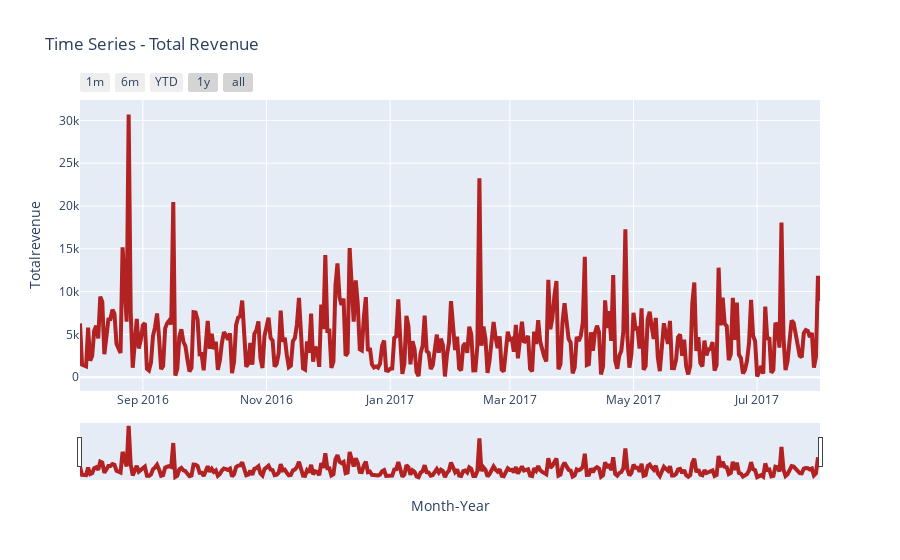

Notebook code for this chart:
### Code cell
plot_full_scatter(df,'totalrevenue', 'Time Series - Total Revenue')

### Figure 1 — Plotly figure (JSON) as saved in the notebook; plotly's stock layout.template omitted (floating-point values rounded to 4 significant figures; data arrays with more than 128 entries replaced by an {"elided": "..."} marker saying what was removed)
{"data": [{"line": {"color": "firebrick", "width": 4}, "name": "High 2014", "type": "scatter", "x": {"elided": "365 str values"}, "y": {"elided": "365 int values"}}], "layout": {"title": {"text": "Time Series - Total Revenue"}, "xaxis": {"rangeselector": {"buttons": [{"count": 1, "label": "1m", "step": "month", "stepmode": "backward"}, {"count": 6, "label": "6m", "step": "month", "stepmode": "backward"}, {"count": 1, "label": "YTD", "step": "year", "stepmode": "todate"}, {"count": 1, "label": "1y", "step": "year", "stepmode": "backward"}, {"step": "all"}]}, "rangeslider": {"visible": true}, "title": {"text": "Month-Year"}}, "yaxis": {"title": {"text": "Totalrevenue"}}}}
